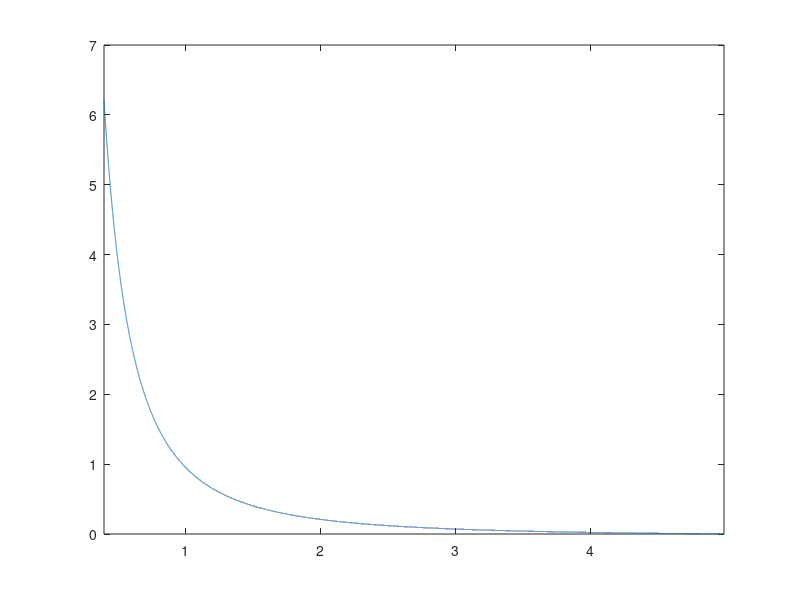

The MATLAB script that drew this image:
clear all
r=5;
 x=0.4:0.0001:4.99; %==>> good to display
%x=0.2:0.01:6.9;
n=length(x);

%e=0.05

for i=1:n
fx(i)=-2*x(i)^-3;
gx(i)=2*x(i)/(r^2-x(i)^2);
Ax(i)=fx(i)+gx(i);

Bx(i)=x(i)^-2-log(r^2-x(i)^2);
Cx(i)=x(i)^-2-0.0400;

%Axrx=Ax(i)/x(i);
end


plot(x,Cx)
xlim([0.4,4.99])